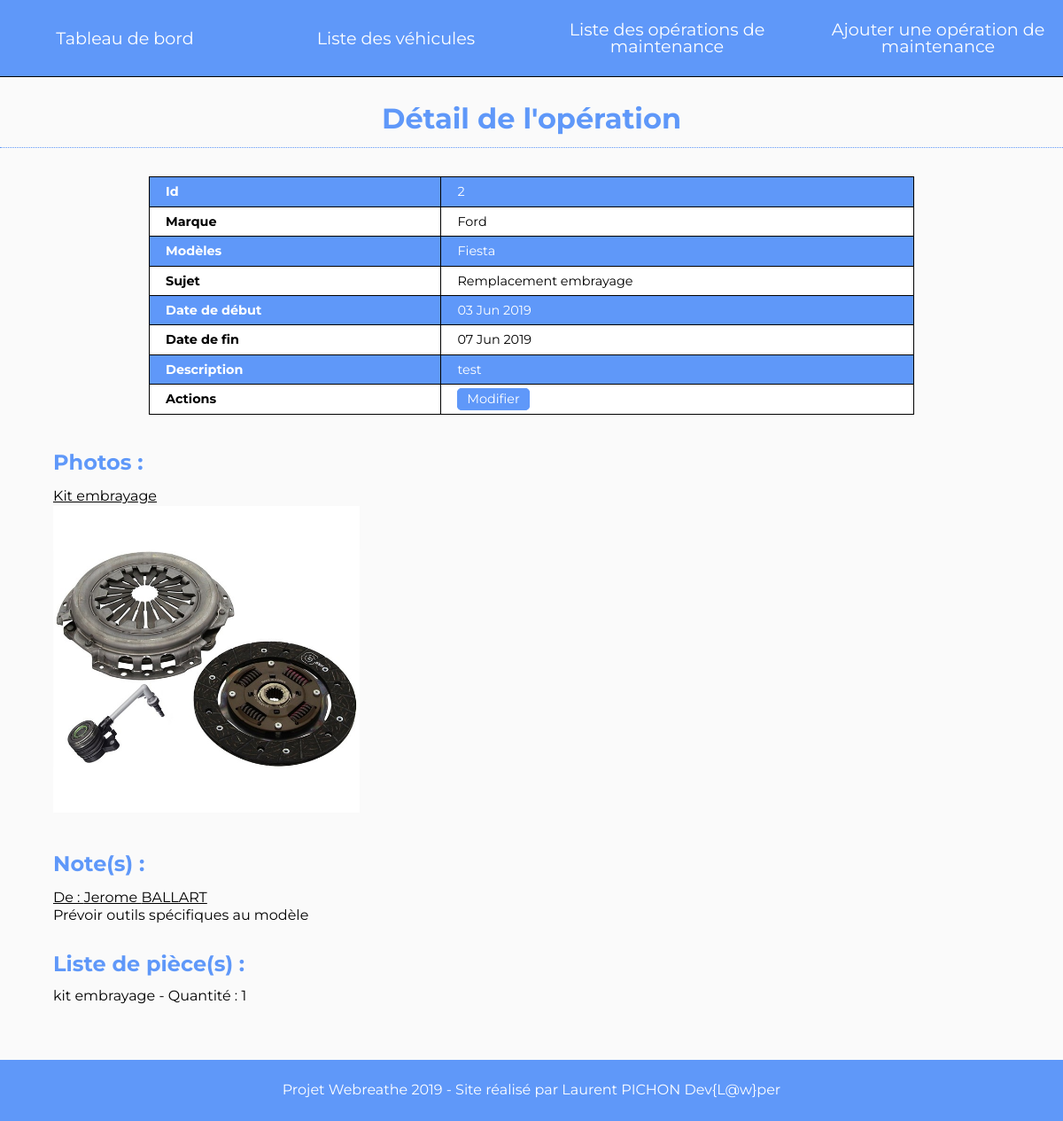
/detail-operation.php?id=2 (signed in), run on the app's committed database.
### tables this page shows
CREATE TABLE IF NOT EXISTS `gm_maintenance` (
  `id` int(11) NOT NULL AUTO_INCREMENT,
  `date_debut` date NOT NULL,
  `date_fin` date DEFAULT NULL,
  `sujet` varchar(250) NOT NULL,
  `description` text NOT NULL,
  `vehicule_id` int(11) NOT NULL,
  PRIMARY KEY (`id`),
  KEY `vehicule-id` (`vehicule_id`)
);

CREATE TABLE IF NOT EXISTS `gm_vehicules` (
  `id` int(11) NOT NULL AUTO_INCREMENT,
  `type` varchar(150) NOT NULL,
  `marque` varchar(50) NOT NULL,
  `modele` varchar(50) NOT NULL,
  `date_achat` date NOT NULL,
  `probleme` varchar(250) DEFAULT NULL,
  PRIMARY KEY (`id`)
);

CREATE TABLE IF NOT EXISTS `gm_photos` (
  `id` int(11) NOT NULL AUTO_INCREMENT,
  `photo` varchar(150) NOT NULL,
  `titre` varchar(100) NOT NULL,
  `maintenance_id` int(11) NOT NULL,
  PRIMARY KEY (`id`),
  KEY `maintenance-id` (`maintenance_id`)
);

CREATE TABLE IF NOT EXISTS `gm_notes` (
  `id` int(11) NOT NULL AUTO_INCREMENT,
  `tech_id` int(11) NOT NULL,
  `note` text NOT NULL,
  `maintenance_id` int(11) NOT NULL,
  PRIMARY KEY (`id`),
  KEY `tech-id` (`tech_id`),
  KEY `maintenance-id` (`maintenance_id`)
);

CREATE TABLE IF NOT EXISTS `gm_users` (
  `id` int(11) NOT NULL AUTO_INCREMENT,
  `nom` varchar(100) NOT NULL,
  `prenom` varchar(100) NOT NULL,
  `email` varchar(100) NOT NULL,
  `mdp` varchar(250) NOT NULL,
  `role_id` int(11) NOT NULL,
  PRIMARY KEY (`id`),
  UNIQUE KEY `email` (`email`),
  KEY `role-id` (`role_id`)
);

CREATE TABLE IF NOT EXISTS `gm_pieces` (
  `id` int(11) NOT NULL AUTO_INCREMENT,
  `nom` varchar(150) NOT NULL,
  `quantite` decimal(10,0) NOT NULL,
  `maintenance_id` int(11) NOT NULL,
  PRIMARY KEY (`id`),
  KEY `maintenance-id` (`maintenance_id`)
);

### src/detail-operation.php (called while the page is built, shortened)
<?php
require 'config/functions.php';
$bdd=connectBdd();
$query=$bdd->prepare(
    'SELECT gm_maintenance.id,date_debut,date_fin,sujet,description,marque,modele
    FROM gm_maintenance
    INNER JOIN gm_vehicules
    ON gm_maintenance.vehicule_id=gm_vehicules.id
    WHERE gm_maintenance.id=?');
$query->execute(array($_GET['id']));
$operation=$query->fetch();
$query=$bdd->prepare(
    'SELECT photo,titre
    FROM gm_photos
    INNER JOIN gm_maintenance
    ON gm_photos.maintenance_id=gm_maintenance.id
    WHERE gm_maintenance.id=?');
$query->execute(array($_GET['id']));
$photos=$query->fetchAll();
$query=$bdd->prepare(
    'SELECT note,prenom,nom
    FROM gm_notes
    INNER JOIN gm_maintenance
    ON gm_notes.maintenance_id=gm_maintenance.id
    INNER JOIN gm_users
    ON gm_notes.tech_id=gm_users.id
    WHERE gm_maintenance.id=?');
$query->execute(array($_GET['id']));
$notes=$query->fetchAll();
$query=$bdd->prepare(
    'SELECT nom,quantite
    FROM gm_pieces
    INNER JOIN gm_maintenance
    ON gm_pieces.maintenance_id=gm_maintenance.id
    WHERE gm_maintenance.id=?');
$query->execute(array($_GET['id']));
$pieces=$query->fetchAll();
include 'layout.phtml';

### src/config/functions.php (called while the page is built, shortened)
<?php
function is_technicien(){
	if(isset($_SESSION['technicien'])){
		return true;
	}
	else{
		return false;
	}
}

### src/templates/detail-operation.phtml (the view, shortened to what this page needs)
<h1>Détail de l'opération</h1>
<section class="container">
    <table class="table tableList">
        <tr>
            <th>Id</th>
            <td><?= $operation['id'] ?></td>
        </tr>
        <tr>
            <th>Marque</th>
            <td><?= $operation['marque'] ?></td>
        </tr>
        <tr>
            <th>Modèles</th>
            <td><?= $operation['modele'] ?></td>
        </tr>
        <tr>
            <th>Sujet</th>
            <td><?= $operation['sujet'] ?></td>
        </tr>
        <tr>
            <th>Date de début</th>
            <td><?= strftime("%d %h %Y", strtotime($operation['date_debut']));?></td>
        </tr>
        <tr>
            <th>Date de fin</th>
            <td><?= strftime("%d %h %Y", strtotime($operation['date_fin']));?></td>
        </tr>
        <tr>
            <th>Description</th>
            <td><?= $operation['description'] ?></td>
        </tr>
        <?php if(is_technicien()):?>
        <tr>
            <th>Actions</th>
            <td>
                <a class="btn" href="modif-operation.php?id=<?=$operation['id'] ?>">Modifier</a>
            </td>
        </tr>
        <?php endif;?>
    </table>
</section>
<section class="photos container row-desk">
    <?php foreach ($photos as $photo):?>
    <article class="col-desk-4">
        <h2>Photos :</h2>
        <p class="underline"><?= $photo['titre'] ?></p>
        <img src="img/<?= $photo['photo'] ?>" alt="<?= $photo['titre'] ?>">
    </article>
    <?php endforeach; ?>
</section>
<section class="notes container">
    <h2>Note(s) :</h2>
    <?php foreach ($notes as $note):?>
    <p>
        <span class="underline">De : <?= $note['prenom'] ?> <?= $note['nom'] ?></span><br>
        <?= $note['note'] ?>
    </p>
    <?php endforeach; ?>
</section>
<section class="pieces container">
    <h2>Liste de pièce(s) :</h2>
    <ul>
        <?php foreach ($pieces as $piece):?>
        <li><?= $piece['nom'] ?> - Quantité : <?= $piece['quantite'] ?></li>
        <?php endforeach; ?>
    </ul>
</section>

### src/layout.phtml (shortened to what this page needs)
<!DOCTYPE html>
<html lang="fr">
  <head>
    <link rel="stylesheet" href="https://use.fontawesome.com/releases/v5.5.0/css/all.css">
    <link rel="stylesheet" href="css/normalize.css">
    <link rel="stylesheet" href="css/style.css">
  </head>
  <body class="">
    <?php if(isset($_SESSION['user'])): ?>
    <header>
      <nav class="container-fluid fixed">
        <ul id="mainmenu" class="row-desk">
          <?php if(is_technicien()): ?>
          <li class="col-desk-3 align-center"><a class="active" href="index.php">Tableau de bord</a></li>
          <li class="col-desk-3 align-center"><a class="" href="liste-vehicules.php">Liste des véhicules</a>
          <li class="col-desk-3 align-center"><a class="" href="liste-operations.php">Liste des opérations de maintenance</a></li>
          <li class="col-desk-3 align-center"><a class="" href="ajout-operation.php">Ajouter une opération de maintenance</a></li>
          <?php endif; ?>
        </ul>
      </nav>
    </header>
    <?php endif; ?>
    <main>
          <?php include 'templates/'.$template.'.phtml'; ?>
    </main>
    <footer>
      <p class="copyright align-center">Projet Webreathe 2019 - Site réalisé par Laurent PICHON <a href="https://www.devlawper.com" target="_blank">Dev{L@w}per</a></p>
    </footer>
  </body>
</html>

### src/css/style.css (style rules this page uses)
html, body, div, span, applet, object, iframe, h1, h2, h3, h4, h5, h6, p, blockquote, pre, a, abbr, acronym, address, big, cite, code, del, dfn, em, img, ins, kbd, q, s, samp, small, strike, strong, sub, sup, tt, var, b, u, i, center, dl, dt, dd, ol, ul, li, fieldset, form, label, legend, table, caption, tbody, tfoot, thead, tr, th, td, article, aside, canvas, details, embed, figure, figcaption, footer, header, hgroup, menu, nav, output, ruby, section, summary, time, mark, audio, video { margin: 0; padding: 0; border: 0; vertical-align: baseline; }
article, aside, details, figcaption, figure, footer, header, hgroup, menu, nav, section { display: block; }
body { line-height: 1; }
table { border-collapse: collapse; border-spacing: 0; }
* { box-sizing: border-box; }
img { max-width: 100%; }
body { font-family: 'Montserrat', sans-serif; font-size: 1rem; margin: 0; background-color: #FAFAFA; }
main { padding: 2rem 0; }
h1 { text-align: center; color: #5F98F9; border-bottom: 1px dotted #5F98F9; margin-bottom: 2rem; padding-bottom: 1rem; }
h2 { color: #5F98F9; margin-bottom: 1rem; }
p { line-height: 1.3rem; }
.container { width: 90%; margin-left: auto; margin-right: auto; }
.container-fluid { width: 100%; }
a { text-decoration: none; }
li { list-style-type: none; }
.align-center { text-align: center; }
.underline { text-decoration: underline; }
.btn { cursor: pointer; text-align: center; padding: 0.5% 2%; border-radius: 5px; color: #FFF; border: 1px solid #5F98F9; background: #5F98F9; transition: all 0.3s; }
@media (min-width: 1024px) { .row-desk { display: flex; flex-wrap: wrap; flex-direction: row; } }
@media (min-width: 1024px) { .col-desk-3 { flex-basis: 23.5%; } }
@media (min-width: 1024px) { .col-desk-4 { flex-basis: 32%; } }
@media (min-width: 1024px) { .row-desk > *, .row-reverse-desk > *, .col-desk > *, .col-reverse-desk > * { margin: 1%; } }
@media (min-width: 1024px) { .row-desk > *:first-child, .row-reverse-desk > *:last-child { margin-left: 0; } }
@media (min-width: 1024px) { .row-desk > *:last-child, .row-reverse-desk > *:first-child { margin-right: 0; } }
header nav.fixed { position: fixed; top: 0; left: 0; right: 0; background-color: #5F98F9; border-bottom: 1px solid #000; padding: 1% 0%; z-index: 20; }
header nav.fixed li { display: flex; align-items: center; justify-content: center; }
header nav.fixed a { font-size: 1.2rem; color: white; }
section { margin-bottom: 2rem; }
article { margin-bottom: 1rem; }
table.table { width: 80%; background-color: #FFF; border-collapse: collapse; font-size: 0.9em; text-align: left; margin-bottom: 2rem; }
table.tableList { margin: 0 auto 2rem auto; }
table tbody tr:nth-child(odd) { background-color: #5F98F9; color: #FFF; }
th, td { padding: 9px 18px; border: 1px solid #000; }
.photos img { width: 100%; }
footer { background-color: #5F98F9; color: #FFF; padding: 2%; }
footer a { color: #FFF; }

### data on the page
gm_maintenance: id "2", vehicule.marque "Ford", vehicule.modele "Fiesta", sujet "Remplacement embrayage", date_debut "03 Jun 2019", date_fin "07 Jun 2019", description "test"
gm_photos: titre "Kit embrayage", photo (picture)
gm_notes: tech.prenom "Jerome", tech.nom "BALLART", note "Prévoir outils spécifiques au modèle"
gm_pieces: nom "kit embrayage", quantite "1"
